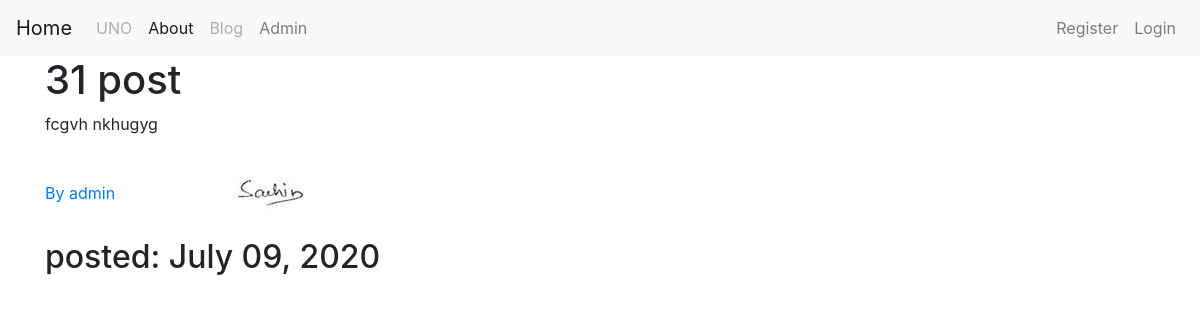
The page /post/35 on the database its author committed.
### blog/models.py (models this page shows, shortened)
class Post(models.Model):
    title = models.CharField(max_length=150)
    content = models.TextField()
    date_posted = models.DateTimeField(default=timezone.now)
    author = models.ForeignKey(User, on_delete=models.CASCADE)

### users/models.py (models this page shows, shortened)
class Profile(models.Model):
    user = models.OneToOneField(User, on_delete=models.CASCADE)
    image = models.ImageField(default='profile_pics/default.jpg', upload_to='profile_pics')

### blog/views.py (the view)
# urls.py: path('post/<int:pk>', PostDetailView.as_view(), name='post-detail'),
class PostDetailView(DetailView):
    model = Post

### blog/templates/blog/post_detail.html (shortened to what this page needs)
{% extends "blog/base.html" %}
{% block content %}
<h1>{{ object.title }}</h1>
<p> {{ object.content }} </p>
<a href="{% url 'user-posts' post.author.username %}">By {{ object.author }} </a>
<img class="rounded-cirle" src = {{ object.author.profile.image.url }}>
<h2>posted: {{ object.date_posted|date:"F d, Y" }}</h2>
{% endblock content %}

### rows shown on the page
Post: title "31 post", content "fcgvh nkhugyg", author "admin", author.profile.image (picture), date_posted "July 09, 2020"
